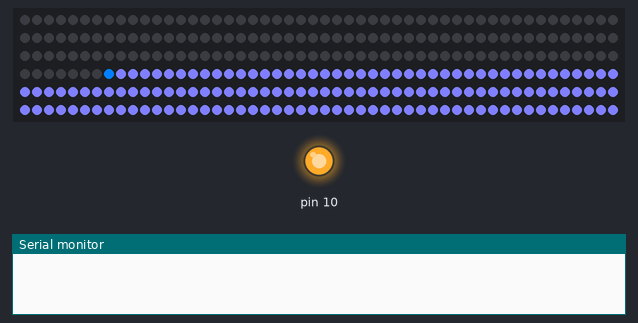
The sketch below on a simulated Arduino Uno, built with avr-gcc and run on an emulated ATmega328P. Shown: 300 RGB LEDs in strip order, left to right, continuing on the next row, output pins drawn as LEDs (lit = HIGH), the last lines printed to the serial monitor. Wiring (inferred from the names in the program): WS2801 LEDs: SPI. Dim RGB values are drawn brighter than linear.

Above: at 0.2 s.
At 0.6 s:
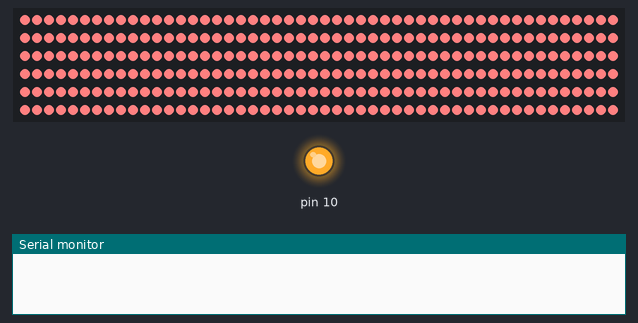
At 1.0 s:
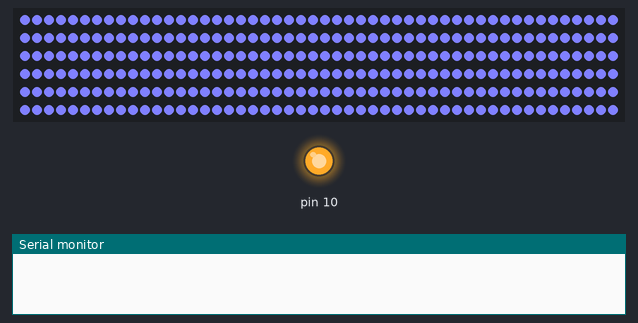
At 1.4 s:
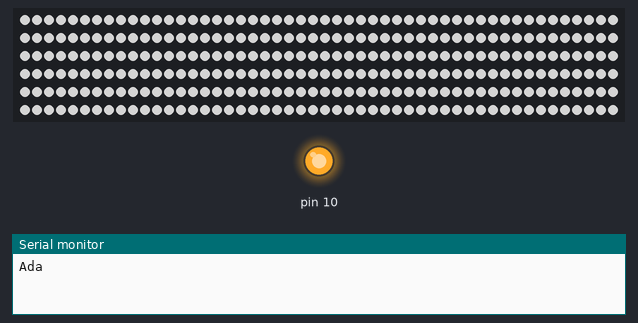
At 16.6 s:
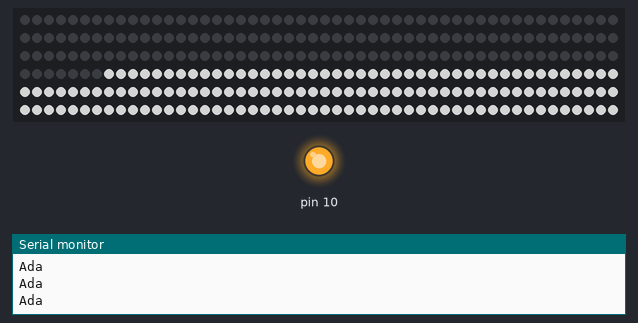

The sketch:

LEDstream_LPD8806.ino
```cpp
// Arduino bridge code between host computer and LPD8806-based digital
// addressable RGB LEDs (e.g. Adafruit product ID #306).  LED data is
// streamed, not buffered, making this suitable for larger installations
// (e.g. video wall, etc.) than could otherwise be contained within the
// Arduino's limited RAM.  Intended for use with USB-native boards such
// as Teensy or Adafruit 32u4 Breakout; also works on normal serial
// Arduinos (Uno, etc.), but speed will be limited by the serial port.

// LED data and clock lines are connected to the Arduino's SPI output.
// On traditional Arduino boards (e.g. Uno), SPI data out is digital pin
// 11 and clock is digital pin 13.  On both Teensy and the 32u4 Breakout,
// data out is pin B2, clock is B1.  On Arduino Mega, 51=data, 52=clock.
// LEDs should be externally powered -- trying to run any more than just
// a few off the Arduino's 5V line is generally a Bad Idea.  LED ground
// should also be connected to Arduino ground.

// Elsewhere, the WS2801 version of this code was specifically designed
// to avoid buffer underrun conditions...the WS2801 pixels automatically
// latch when the data stream stops for 500 microseconds or more, whether
// intentional or not.  The LPD8806 pixels are fundamentally different --
// the latch condition is indicated within the data stream, not by pausing
// the clock -- and buffer underruns are therefore a non-issue.  In theory
// it would seem this could allow the code to be much simpler and faster
// (there's no need to sync up with a start-of-frame header), but in
// practice the difference was not as pronounced as expected -- such code
// soon ran up against a USB throughput limit anyway.  So, rather than
// break compatibility in the quest for speed that will never materialize,
// this code instead follows the same header format as the WS2801 version.
// This allows the same host-side code (e.g. Adalight, Adavision, etc.)
// to run with either type of LED pixels.  Huzzah!

// --------------------------------------------------------------------
//   This file is part of Adalight.

//   Adalight is free software: you can redistribute it and/or modify
//   it under the terms of the GNU Lesser General Public License as
//   published by the Free Software Foundation, either version 3 of
//   the License, or (at your option) any later version.

//   Adalight is distributed in the hope that it will be useful,
//   but WITHOUT ANY WARRANTY; without even the implied warranty of
//   MERCHANTABILITY or FITNESS FOR A PARTICULAR PURPOSE.  See the
//   GNU Lesser General Public License for more details.

//   You should have received a copy of the GNU Lesser General Public
//   License along with Adalight.  If not, see
//   <http://www.gnu.org/licenses/>.
// --------------------------------------------------------------------

#include <SPI.h>

// A 'magic word' precedes each block of LED data; this assists the
// microcontroller in syncing up with the host-side software and latching
// frames at the correct time.  You may see an initial glitchy frame or
// two until the two come into alignment.  Immediately following the
// magic word are three bytes: a 16-bit count of the number of LEDs (high
// byte first) followed by a simple checksum value (high byte XOR low byte
// XOR 0x55).  LED data follows, 3 bytes per LED, in order R, G, B, where
// 0 = off and 255 = max brightness.  LPD8806 pixels only have 7-bit
// brightness control, so each value is divided by two; the 8-bit format
// is used to maintain compatibility with the protocol set forth by the
// WS2801 streaming code (those LEDs use 8-bit values).
static const uint8_t magic[] = { 'A','d','a' };
#define MAGICSIZE  sizeof(magic)
#define HEADERSIZE (MAGICSIZE + 3)
static uint8_t
  buffer[HEADERSIZE], // Serial input buffer
  bytesBuffered = 0;  // Amount of data in buffer

// If no serial data is received for a while, the LEDs are shut off
// automatically.  This avoids the annoying "stuck pixel" look when
// quitting LED display programs on the host computer.
static const unsigned long serialTimeout = 15000; // 15 seconds
static unsigned long       lastByteTime, lastAckTime;

void setup() {
  byte c;
  int  i, p;

  Serial.begin(115200); // 32u4 will ignore BPS and run full speed

  // SPI is run at 2 MHz.  LPD8806 can run much faster,
  // but unshielded wiring is susceptible to interference.
  // Feel free to experiment with other divider ratios.
  SPI.begin();
  SPI.setBitOrder(MSBFIRST);
  SPI.setDataMode(SPI_MODE0);
  SPI.setClockDivider(SPI_CLOCK_DIV8); // 2 MHz

  // Issue dummy byte to "prime" the SPI bus.  This later simplifies
  // the task of doing useful work during SPI transfers.  Rather than
  // the usual issue-and-wait-loop, code can instead wait-and-issue --
  // with other operations occurring between transfers, the wait is
  // then shortened or eliminated.  The SPSR register is read-only,
  // so this flag can't be forced -- SOMETHING must be issued.
  SPDR = 0;

  // Issue initial latch to LEDs.  This flushes any undefined data that
  // may exist on powerup, and prepares the LEDs to receive the first
  // frame of data.  Actual number of LEDs isn't known yet (this arrives
  // later in frame header packets), so just latch a large number:
  latch(10000);

  // Issue test pattern to LEDs on startup.  This helps verify that
  // wiring between the Arduino and LEDs is correct.  Again not knowing
  // the actual number of LEDs, this writes data for an arbitrarily
  // large number (10K).  If wiring is correct, LEDs will all light
  // red, green, blue on startup, then off.  Once you're confident
  // everything is working end-to-end, it's OK to comment this out and
  // re-upload the sketch to the Arduino.
  const uint8_t testColor[]  = { 0x80, 0x80, 0xff, 0x80, 0x80, 0x80 },
                testOffset[] = { 1, 2, 0, 3 };
  for(c=0; c<4; c++) {  // for each test sequence color...
    for(p=0; p<10000; p++) { // for each pixel...
      for(i=0; i<3; i++) {   // for each R,G,B...
        while(!(SPSR & _BV(SPIF)));          // Wait for prior byte out
        SPDR = testColor[testOffset[c] + i]; // Issue next byte
      }
    }
    latch(10000);
    if(c < 3) delay(250);
  }

  Serial.print("Ada\n");                 // Send ACK string to host
  lastByteTime = lastAckTime = millis(); // Initialize timers
}

// Program flow is simpler than the WS2801 code.  No need for a state
// machine...instead, software just alternates between two conditions:
// a header-seeking mode (looking for the 'magic word' at the start
// of each frame of data), and a data-forwarding mode (moving bytes
// from serial input to SPI output).  A proper data stream will
// consist only of alternating valid headers and valid data, so the
// loop() function is simply divided into these two parts, and repeats
// forever.

// LPD8806 pixels expect colors in G,R,B order vs. WS2801's R,G,B.
// This is used to shuffle things around later.
static const uint8_t byteOrder[] = { 2, 0, 1 };

void loop() {
  uint8_t       i, hi, lo, byteNum;
  int           c;
  long          nLEDs, remaining;
  unsigned long t;

  // HEADER-SEEKING BLOCK: locate 'magic word' at start of frame.

  // If any data in serial buffer, shift it down to starting position.
  for(i=0; i<bytesBuffered; i++)
    buffer[i] = buffer[HEADERSIZE - bytesBuffered + i];

  // Read bytes from serial input until there's a full header's worth.
  while(bytesBuffered < HEADERSIZE) {
    t = millis();
    if((c = Serial.read()) >= 0) {    // Data received?
      buffer[bytesBuffered++] = c;    // Store in buffer
      lastByteTime = lastAckTime = t; // Reset timeout counters
    } else {                          // No data, check for timeout...
      if(timeout(t, 10000) == true) return; // Start over
    }
  }

  // Have a header's worth of data.  Check for 'magic word' match.
  for(i=0; i<MAGICSIZE; i++) {
    if(buffer[i] != magic[i]) {      // No match...
      if(i == 0) bytesBuffered -= 1; // resume search at next char
      else       bytesBuffered -= i; // resume at non-matching char
      return;
    }
  }

  // Magic word matches.  Now how about the checksum?
  hi = buffer[MAGICSIZE];
  lo = buffer[MAGICSIZE + 1];
  if(buffer[MAGICSIZE + 2] != (hi ^ lo ^ 0x55)) {
    bytesBuffered -= MAGICSIZE; // No match, resume after magic word
    return;
  }

  // Checksum appears valid.  Get 16-bit LED count, add 1 (nLEDs always > 0)
  nLEDs = remaining = 256L * (long)hi + (long)lo + 1L;
  bytesBuffered = 0; // Clear serial buffer
  byteNum = 0;

  // DATA-FORWARDING BLOCK: move bytes from serial input to SPI output.

  // Unfortunately can't just forward bytes directly.  The data order is
  // different on LPD8806 (G,R,B), so bytes are buffered in groups of 3
  // and issued in the revised order.

  while(remaining > 0) { // While more LED data is expected...
    t = millis();
    if((c = Serial.read()) >= 0) {    // Successful read?
      lastByteTime = lastAckTime = t; // Reset timeout counters
      buffer[byteNum++] = c;          // Store in data buffer
      if(byteNum == 3) {              // Have a full LED's worth?
        while(byteNum > 0) {          // Issue data in LPD8806 order...
          i = 0x80 | (buffer[byteOrder[--byteNum]] >> 1);
          while(!(SPSR & _BV(SPIF))); // Wait for prior byte out
          SPDR = i;                   // Issue new byte
        }
        remaining--;
      }
    } else { // No data, check for timeout...
      if(timeout(t, nLEDs) == true) return; // Start over
    }
  }

  // Normal end of data.  Issue latch, return to header-seeking mode.
  latch(nLEDs);
}

static void latch(int n) {      // Pass # of LEDs
  n = ((n + 63) / 64) * 3;      // Convert to latch length (bytes)
  while(n--) {                  // For each latch byte...
    while(!(SPSR & _BV(SPIF))); // Wait for prior byte out
    SPDR = 0;                   // Issue next byte
  }
}

// Function is called when no pending serial data is available.
static boolean timeout(
  unsigned long t,       // Current time, milliseconds
  int           nLEDs) { // Number of LEDs

  // If condition persists, send an ACK packet to host once every
  // second to alert it to our presence.
  if((t - lastAckTime) > 1000) {
    Serial.print("Ada\n"); // Send ACK string to host
    lastAckTime = t;       // Reset counter
  }

  // If no data received for an extended time, turn off all LEDs.
  if((t - lastByteTime) > serialTimeout) {
    long bytes = nLEDs * 3L;
    latch(nLEDs);      // Latch any partial/incomplete data in strand
    while(bytes--) {   // Issue all new data to turn off strand
      while(!(SPSR & _BV(SPIF))); // Wait for prior byte out
      SPDR = 0x80;                // Issue next byte (0x80 = LED off)
    }
    latch(nLEDs);      // Latch 'all off' data
    lastByteTime  = t; // Reset counter
    bytesBuffered = 0; // Clear serial buffer
    return true;
  }

  return false; // No timeout
}
```

Measured:
- what the display in image 0 shows lasts 0.4 s, from 0.2 s to 0.6 s
- what the display in image 3 shows lasts 15.1 s, from 1.4 s to 16.5 s
